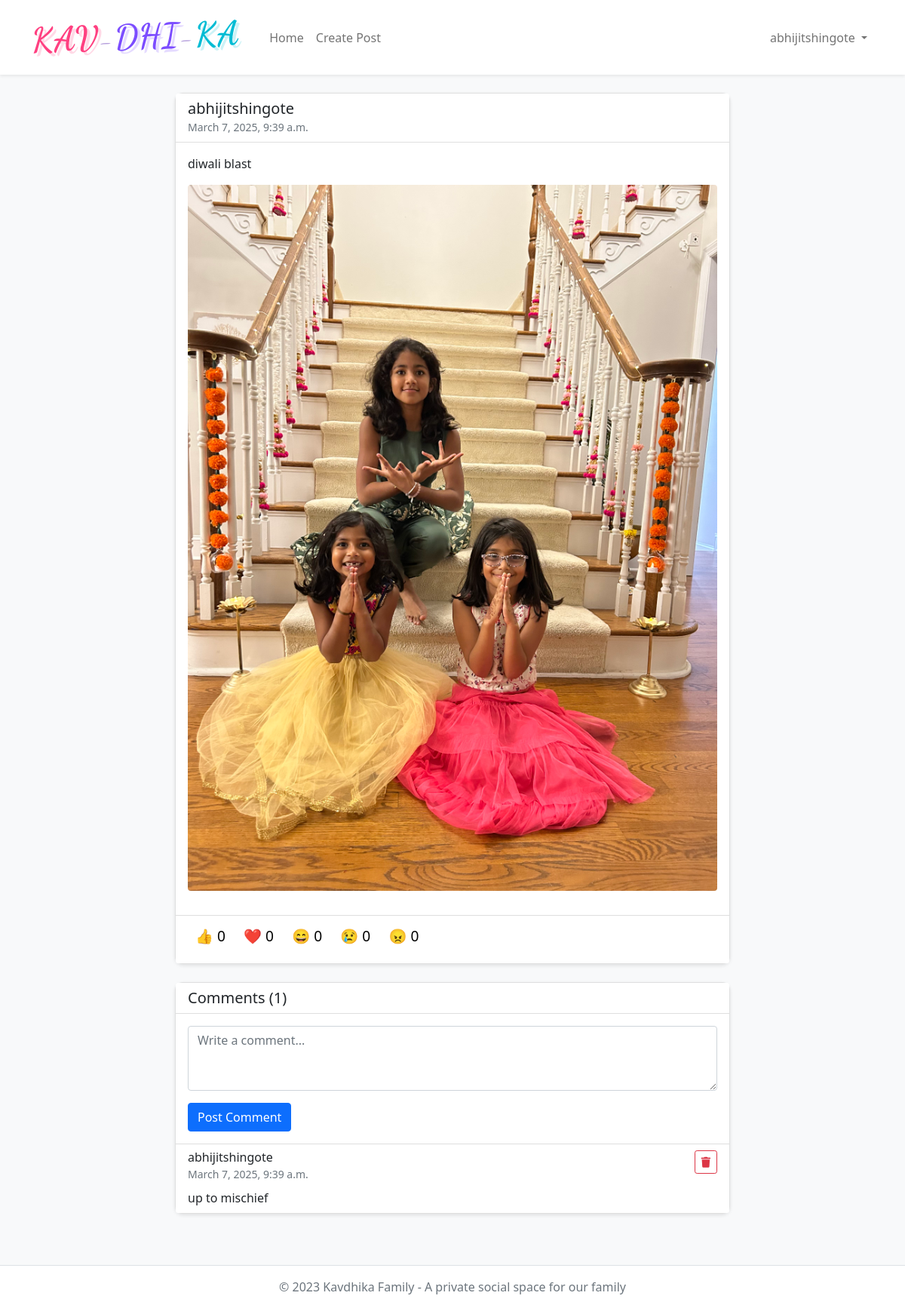
The app's page /post/4/ (signed in) with its own data.
### kavdhika_app/models.py (models this page shows, shortened)
class Post(models.Model):
    author = models.ForeignKey(User, on_delete=models.CASCADE, related_name='posts')
    content = HTMLField()
    image = models.ImageField(upload_to='post_images/', blank=True, null=True)
    created_at = models.DateTimeField(auto_now_add=True)
    updated_at = models.DateTimeField(auto_now=True)
    class Meta:
        ordering = ['-created_at']

class Comment(models.Model):
    post = models.ForeignKey(Post, on_delete=models.CASCADE, related_name='comments')
    author = models.ForeignKey(User, on_delete=models.CASCADE, related_name='comments')
    content = models.TextField()
    created_at = models.DateTimeField(auto_now_add=True)
    updated_at = models.DateTimeField(auto_now=True)
    class Meta:
        ordering = ['created_at']

### kavdhika_app/views.py (the view)
# urls.py: path('post/<int:post_id>/', views.post_detail, name='post_detail'),
def post_detail(request, post_id):
    post = get_object_or_404(Post, id=post_id)
    comments = post.comments.all()
    if request.method == 'POST':
        comment_form = CommentForm(request.POST)
        if comment_form.is_valid() and request.user.is_authenticated:
            new_comment = comment_form.save(commit=False)
            new_comment.post = post
            new_comment.author = request.user
            new_comment.save()
            messages.success(request, 'Your comment has been added!')
            return redirect('kavdhika_app:post_detail', post_id=post.id)
    else:
        comment_form = CommentForm()
    reactions = post.reactions.all()
    reaction_counts = {}
    for reaction_type, emoji in Reaction.REACTION_CHOICES:
        reaction_counts[reaction_type] = reactions.filter(reaction_type=reaction_type).count()
    user_reaction = None
    if request.user.is_authenticated:
        user_reactions = reactions.filter(user=request.user)
        if user_reactions.exists():
            user_reaction = user_reactions.first().reaction_type
    context = {
        'post': post,
        'comments': comments,
        'comment_form': comment_form,
        'reaction_counts': reaction_counts,
        'user_reaction': user_reaction,
        'title': f'Post by {post.author.username}',
        'reaction_choices': Reaction.REACTION_CHOICES
    }
    return render(request, 'kavdhika_app/post_detail.html', context)

### kavdhika_app/forms.py
class CommentForm(forms.ModelForm):
    class Meta:
        model = Comment
        fields = ['content']
        widgets = {
            'content': forms.Textarea(attrs={
                'class': 'form-control',
                'placeholder': 'Write a comment...',
                'rows': 3
            }),
        }
        labels = {
            'content': ''
        }

### kavdhika_app/templatetags/custom_filters.py (called while the page is built)
@register.filter(name='get_item')
def get_item(dictionary, key):
    return dictionary.get(key, 0)  # Returns 0 if key doesn't exist

### kavdhika_app/templates/kavdhika_app/post_detail.html (shortened to what this page needs)
{% extends 'kavdhika_app/base.html' %}
{% load custom_filters %}
{% block content %}
<div class="row">
    <div class="col-md-8 mx-auto">
        <div class="card mb-4">
            <div class="card-header bg-white d-flex align-items-center">
                <div>
                    <h5 class="mb-0">{{ post.author.get_full_name|default:post.author.username }}</h5>
                    <small class="text-muted">{{ post.created_at|date:"F j, Y, g:i a" }}</small>
                </div>
            </div>
            <div class="card-body">
                <p class="card-text">{{ post.content|safe }}</p>
                {% if post.image %}
                <img src="{{ post.image.url }}" alt="Post image" class="img-fluid rounded mb-3">
                {% endif %}
            </div>
            <div class="card-footer bg-white">
                <div class="d-flex justify-content-between align-items-center mb-2">
                    <div>
                        {% for reaction_type, emoji in reaction_choices %}
                        <button class="reaction-btn {% if user_reaction == reaction_type %}active{% endif %}"
                                data-post-id="{{ post.id }}"
                                data-reaction-type="{{ reaction_type }}">
                            {{ emoji }} <span class="reaction-count">{{ reaction_counts|get_item:reaction_type }}</span>
                        </button>
                        {% endfor %}
                    </div>
                </div>
            </div>
        </div>
        <div class="card">
            <div class="card-header bg-white">
                <h5 class="mb-0">Comments ({{ comments.count }})</h5>
            </div>
            {% if user.is_authenticated %}
            <div class="card-body">
                <form method="post">
                    <div class="mb-3">
                        {{ comment_form.content }}
                    </div>
                    <button type="submit" class="btn btn-primary">Post Comment</button>
                </form>
            </div>
            {% endif %}
            <ul class="list-group list-group-flush">
                {% if comments %}
                    {% for comment in comments %}
                    <li class="list-group-item">
                        <div class="d-flex justify-content-between">
                            <div>
                                <h6 class="mb-0">{{ comment.author.get_full_name|default:comment.author.username }}</h6>
                                <small class="text-muted">{{ comment.created_at|date:"F j, Y, g:i a" }}</small>
                            </div>
                            {% if user == comment.author %}
                            <div>
                                <form method="post" action="{% url 'kavdhika_app:delete_comment' comment_id=comment.id %}"
                                      onsubmit="return confirm('Are you sure you want to delete this comment?');">
                                    <button type="submit" class="btn btn-sm btn-outline-danger">
                                        <i class="fas fa-trash"></i>
                                    </button>
                                </form>
                            </div>
                            {% endif %}
                        </div>
                        <p class="mt-2 mb-0">{{ comment.content }}</p>
                    </li>
                    {% endfor %}
                {% else %}
                    <li class="list-group-item text-center py-4">
                        <p class="mb-0 text-muted">No comments yet. Be the first to comment!</p>
                    </li>
                {% endif %}
            </ul>
        </div>
    </div>
</div>
{% endblock %}

### kavdhika_app/templates/kavdhika_app/base.html (shortened to what this page needs)
{% load static %}
<!DOCTYPE html>
<html lang="en">
<head>
    <link href="https://cdn.jsdelivr.net/npm/bootstrap@5.1.3/dist/css/bootstrap.min.css" rel="stylesheet">
    <link href="https://cdnjs.cloudflare.com/ajax/libs/font-awesome/5.15.4/css/all.min.css" rel="stylesheet">
    <link href="{% static 'css/custom.css' %}" rel="stylesheet">
</head>
<body>
    <nav class="navbar navbar-expand-lg navbar-light bg-white shadow-sm mb-4">
        <div class="container">
            <a class="logo navbar-brand" href="{% url 'kavdhika_app:home' %}">
                <span class="logo-kav">KAV</span><span class="logo-separator">-</span><span class="logo-dhi">DHI</span><span class="logo-separator">-</span><span class="logo-ka">KA</span>
            </a>
            <div class="collapse navbar-collapse" id="navbarNav">
                <ul class="navbar-nav me-auto">
                    <li class="nav-item">
                        <a class="nav-link" href="{% url 'kavdhika_app:home' %}">Home</a>
                    </li>
                    {% if user.is_authenticated %}
                    <li class="nav-item">
                        <a class="nav-link" href="{% url 'kavdhika_app:create_post' %}">Create Post</a>
                    </li>
                    {% endif %}
                </ul>
                <ul class="navbar-nav">
                    {% if user.is_authenticated %}
                    <li class="nav-item dropdown">
                        <a class="nav-link dropdown-toggle" href="#" id="userDropdown" role="button" data-bs-toggle="dropdown">
                            {{ user.username }}
                        </a>
                    </li>
                    {% else %}
                    <li class="nav-item">
                        <a class="nav-link" href="{% url 'admin:login' %}">Login</a>
                    </li>
                    {% endif %}
                </ul>
            </div>
        </div>
    </nav>
    <div class="container">
        {% block content %}{% endblock %}
    </div>
    <footer class="bg-white text-center text-muted py-3 mt-5 border-top">
        <div class="container">
            <p class="mb-0">© 2023 Kavdhika Family - A private social space for our family</p>
        </div>
    </footer>
</body>
</html>

### static/css/custom.css (style rules this page uses)
.logo { font-family: 'Poppins', sans-serif; font-size: 2rem; font-weight: 800; text-decoration: none !important; letter-spacing: 2px; }
.logo-kav { color: #FF6B6B; text-shadow: 2px 2px 4px rgba(255, 107, 107, 0.3); transition: color 0.3s ease; }
.logo-dhi { color: #4ECDC4; text-shadow: 2px 2px 4px rgba(78, 205, 196, 0.3); transition: color 0.3s ease; }
.logo-ka { color: #45B7D1; text-shadow: 2px 2px 4px rgba(69, 183, 209, 0.3); transition: color 0.3s ease; }
.logo-separator { color: #95A5A6; font-weight: 300; margin: 0 3px; text-shadow: none; }
.navbar-brand.logo { color: inherit !important; padding-top: 0.5rem; padding-bottom: 0.5rem; }

### kavdhika_app/templates/kavdhika_app/base.html (style rules this page uses)
body { background-color: #f8f9fa; font-family: 'Segoe UI', Tahoma, Geneva, Verdana, sans-serif; }
.logo { font-family: 'Dancing Script', cursive !important; font-size: 2.8rem !important; font-weight: 700 !important; text-decoration: none !important; letter-spacing: 1px; display: inline-block; transform: rotate(-2deg); }
.logo span { display: inline-block; transition: all 0.4s cubic-bezier(0.68, -0.55, 0.265, 1.55); position: relative; }
.logo-kav { color: #FF4081; text-shadow: 4px 4px 0px rgba(255, 64, 129, 0.2); transition: all 0.4s ease; }
.logo-dhi { color: #7C4DFF; text-shadow: 4px 4px 0px rgba(124, 77, 255, 0.2); transition: all 0.4s ease; }
.logo-ka { color: #00BCD4; text-shadow: 4px 4px 0px rgba(0, 188, 212, 0.2); transition: all 0.4s ease; }
.logo-separator { font-family: 'Dancing Script', cursive !important; color: #9575CD; margin: 0 1px; text-shadow: none; transition: all 0.4s ease; opacity: 0.7; font-size: 2.4rem; }
.navbar-brand.logo { color: inherit !important; padding-top: 0.5rem; padding-bottom: 0.5rem; margin-right: 2rem; }
.card { margin-bottom: 20px; border-radius: 10px; box-shadow: 0 2px 5px rgba(0,0,0,0.1); }
.reaction-btn { background: none; border: none; cursor: pointer; font-size: 1.2rem; padding: 5px 10px; border-radius: 20px; transition: background-color 0.2s; }

### records on screen
Post: author.get_full_name "abhijitshingote", created_at "March 7, 2025, 9:39 a.m.", content "diwali blast", image (picture), count "1"
Comment: author.get_full_name "abhijitshingote", created_at "March 7, 2025, 9:39 a.m.", content "up to mischief"

### other values on screen
{{ user.username }} "abhijitshingote"
{{ emoji }} "👍" "❤️" "😄" "😢" "😠"
{{ reaction_counts|get_item:reaction_type }} "0" "0" "0" "0" "0"
